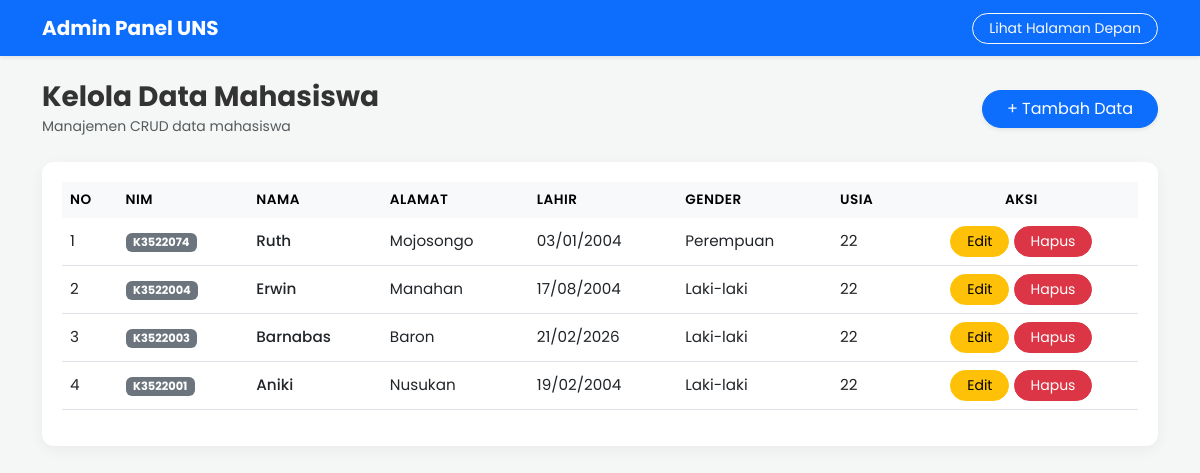
Screenshot of /pages/admin.php with the database file from the repository.
### tables this page shows
CREATE TABLE `mahasiswa` (
  `id` int(100) NOT NULL,
  `nim` varchar(100) NOT NULL,
  `nama` varchar(100) NOT NULL,
  `alamat` varchar(100) NOT NULL,
  `tanggal_lahir` varchar(100) NOT NULL,
  `gender` varchar(100) NOT NULL,
  `usia` int(50) NOT NULL
);

### pages/admin.php (the view, shortened to what this page needs)
<?php
include '../config/koneksi.php';
?>
<!DOCTYPE html>
<html lang="id">
<head>
    <link href="https://cdn.jsdelivr.net/npm/bootstrap@5.3.0/dist/css/bootstrap.min.css" rel="stylesheet">
    <link rel="stylesheet" href="../assets/css/style.css">
</head>
<body>
    <nav class="navbar navbar-expand-lg navbar-dark bg-dark shadow-sm mb-4" style="background-color: #0d6efd !important;">
        <div class="container">
            <span class="navbar-brand fw-bold">Admin Panel UNS</span>
            <div class="collapse navbar-collapse" id="navbarAdmin">
                <ul class="navbar-nav ms-auto mt-3 mt-lg-0">
                    <li class="nav-item">
                        <a href="../index.php" class="btn btn-outline-light btn-sm rounded-pill px-3 w-100">Lihat Halaman Depan</a>
                    </li>
                </ul>
            </div>
        </div>
    </nav>
    <div class="container pb-5">
        <div class="d-flex justify-content-between align-items-center mb-4">
            <div>
                <h3 class="fw-bold mb-0">Kelola Data Mahasiswa</h3>
                <small class="text-muted">Manajemen CRUD data mahasiswa</small>
            </div>
            <a href="../php/tambah.php" class="btn btn-primary rounded-pill px-4 shadow-sm">+ Tambah Data</a>
        </div>
        <div class="table-wrapper">
            <div class="table-responsive">
                <table class="table table-hover align-middle">
                    <thead class="table-light">
                        <tr>
                            <th>No</th><th>NIM</th><th>Nama</th><th>Alamat</th><th>Lahir</th><th>Gender</th><th>Usia</th><th class="text-center">Aksi</th>
                        </tr>
                    </thead>
                    <tbody>
                        <?php
                        $no = 1;
                        $query = mysqli_query($koneksi, "SELECT * FROM mahasiswa ORDER BY nim DESC");
                        while ($data = mysqli_fetch_array($query)) {
                        ?>
                        <tr>
                            <td><?= $no++ ?></td>
                            <td><span class="badge bg-secondary"><?= $data['nim'] ?></span></td>
                            <td class="fw-medium"><?= $data['nama'] ?></td>
                            <td><?= $data['alamat'] ?></td>
                            <td><?= date('d/m/Y', strtotime($data['tanggal_lahir'])) ?></td>
                            <td><?= $data['gender'] ?></td>
                            <td><?= $data['usia'] ?></td>
                            <td class="text-center">
                                <a href="../php/edit.php?id=<?= $data['id'] ?>" class="btn btn-warning btn-sm px-3 rounded-pill">Edit</a>
                                <a href="../php/hapus.php?id=<?= $data['id'] ?>" class="btn btn-danger btn-sm px-3 rounded-pill" onclick="return confirm('Yakin ingin menghapus <?= $data['nama'] ?>?')">Hapus</a>
                            </td>
                        </tr>
                        <?php } ?>
                    </tbody>
                </table>
            </div>
        </div>
    </div>
</body>
</html>

### assets/css/style.css (style rules this page uses)
body { font-family: 'Poppins', sans-serif; background-color: #f4f7f6; color: #333; }
.table-wrapper { background: #fff; padding: 20px; border-radius: 12px; box-shadow: 0 4px 15px rgba(0, 0, 0, 0.05); }
.table thead th { border-bottom: none; font-weight: 600; text-transform: uppercase; font-size: 0.85rem; letter-spacing: 0.5px; }
.table tbody td { vertical-align: middle; font-size: 0.95rem; }

### rows the page displays
mahasiswa: nim "K3522074", nama "Ruth", alamat "Mojosongo", tanggal_lahir "03/01/2004", gender "Perempuan", usia "22"
mahasiswa: nim "K3522004", nama "Erwin", alamat "Manahan", tanggal_lahir "17/08/2004", gender "Laki-laki", usia "22"
mahasiswa: nim "K3522003", nama "Barnabas", alamat "Baron", tanggal_lahir "21/02/2026", gender "Laki-laki", usia "22"
mahasiswa: nim "K3522001", nama "Aniki", alamat "Nusukan", tanggal_lahir "19/02/2004", gender "Laki-laki", usia "22"
